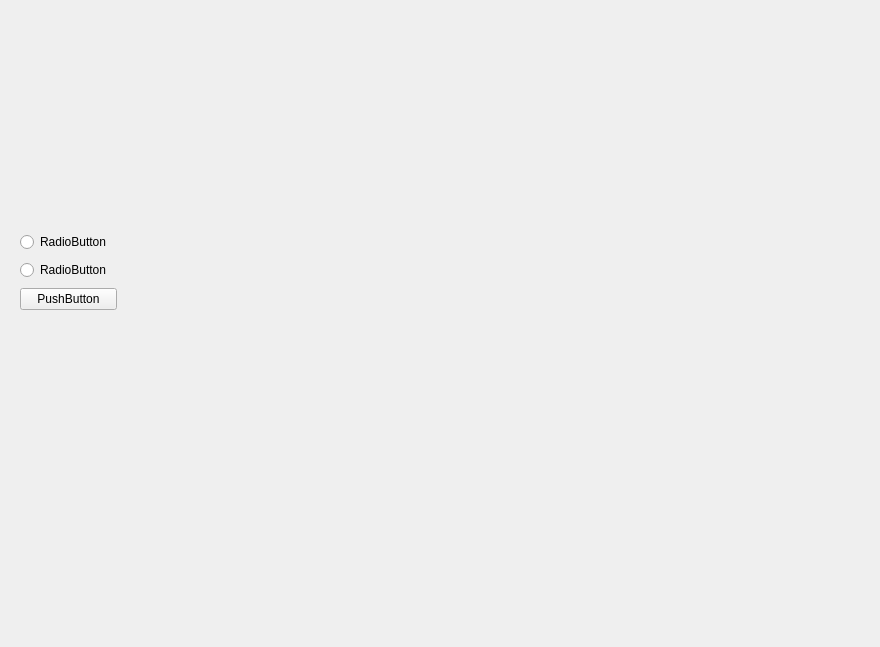
<?xml version="1.0" encoding="UTF-8"?>
<ui version="4.0">
 <class>Form</class>
 <widget class="QWidget" name="Form">
  <property name="geometry">
   <rect>
    <x>0</x>
    <y>0</y>
    <width>880</width>
    <height>647</height>
   </rect>
  </property>
  <property name="windowTitle">
   <string>Form</string>
  </property>
  <widget class="QWidget" name="">
   <property name="geometry">
    <rect>
     <x>20</x>
     <y>230</y>
     <width>97</width>
     <height>84</height>
    </rect>
   </property>
   <layout class="QGridLayout" name="gridLayout">
    <item row="0" column="0">
     <widget class="QRadioButton" name="radioButton">
      <property name="text">
       <string>RadioButton</string>
      </property>
     </widget>
    </item>
    <item row="2" column="0">
     <widget class="QPushButton" name="pushButton">
      <property name="text">
       <string>PushButton</string>
      </property>
     </widget>
    </item>
    <item row="1" column="0">
     <widget class="QRadioButton" name="radioButton_2">
      <property name="text">
       <string>RadioButton</string>
      </property>
     </widget>
    </item>
   </layout>
  </widget>
 </widget>
 <resources/>
 <connections/>
</ui>
